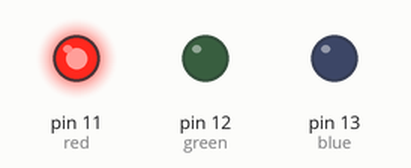
Bench run of a sketch on a simulated Arduino Uno, built with avr-gcc and run on an emulated ATmega328P. Shown: output pins drawn as LEDs (lit = HIGH).

Above: at 0.5 s.
At 1.5 s:
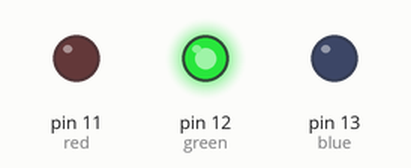
At 5.5 s:
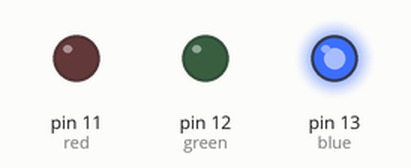
Timing chart, 0 to 6.9 s (numbered marks = the images above):
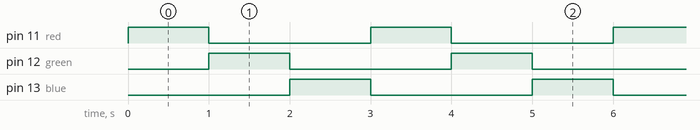

Measured:
- by itself, pin 11 (red), pin 12 (green), pin 13 (blue): alternates HIGH for 1.0 s and LOW for 2.0 s
- by itself, everything shown: repeats every 3.0 s, in 4 steps

The sketch:

Code.ino
```cpp
#define red 11
#define green 12
#define blue 13
#define delay_in_between_led 1000 //millisecond

void setup()
{
  pinMode(red, OUTPUT);
  pinMode(green, OUTPUT);
  pinMode(blue, OUTPUT);
}

void loop()
{
  digitalWrite(red, HIGH);
  delay(delay_in_between_led);
  digitalWrite(red,LOW);

  digitalWrite(green, HIGH);
  delay(delay_in_between_led);
  digitalWrite(green,LOW);

  digitalWrite(blue, HIGH);
  delay(delay_in_between_led);
  digitalWrite(blue,LOW);
}
```
